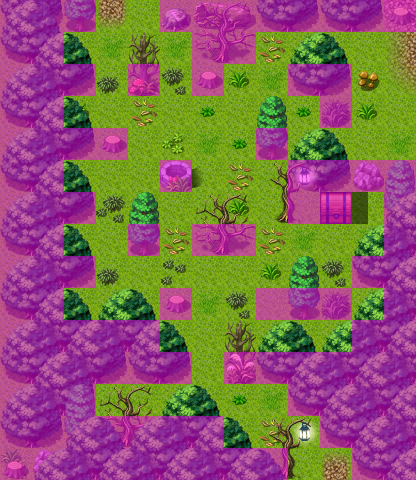

Tiled map render using the project's own tile images. Description and the map definition, with tile-layer contents summarised, below:
An orthogonal 13x15 tile map with 32x32 px tiles, 4 tile layers (Ground, Objects, Above, Walkable), 2 hidden layers not drawn, 16 tilesets and 7 objects (3x mapchange, 2x spawn, script, replace).

<map version="1.0" orientation="orthogonal" width="13" height="15" tilewidth="32" tileheight="32">
    <properties>
        <property name="outdoors" value="1" />
    </properties>
    <tileset firstgid="1" name="map_6" tilewidth="32" tileheight="32">
        <image source="../drawable/map_6.png" width="256" height="256" />
    </tileset>
    <tileset firstgid="65" name="map_16" tilewidth="32" tileheight="32">
        <image source="../drawable/map_16.png" width="256" height="256" />
    </tileset>
    <tileset firstgid="129" name="map_29" tilewidth="32" tileheight="32">
        <image source="../drawable/map_29.png" width="256" height="256" />
    </tileset>
    <tileset firstgid="193" name="map_17" tilewidth="32" tileheight="32">
        <image source="../drawable/map_17.png" width="256" height="256" />
    </tileset>
    <tileset firstgid="257" name="map_19" tilewidth="32" tileheight="32">
        <image source="../drawable/map_19.png" width="256" height="256" />
    </tileset>
    <tileset firstgid="321" name="map_4" tilewidth="32" tileheight="32">
        <image source="../drawable/map_4.png" width="256" height="256" />
    </tileset>
    <tileset firstgid="385" name="map_1" tilewidth="32" tileheight="32">
        <image source="../drawable/map_1.png" width="256" height="256" />
    </tileset>
    <tileset firstgid="449" name="map_10" tilewidth="32" tileheight="32">
        <image source="../drawable/map_10.png" width="256" height="256" />
    </tileset>
    <tileset firstgid="513" name="map_7" tilewidth="32" tileheight="32">
        <image source="../drawable/map_7.png" width="256" height="256" />
    </tileset>
    <tileset firstgid="577" name="map_28" tilewidth="32" tileheight="32">
        <image source="../drawable/map_28.png" width="256" height="256" />
    </tileset>
    <tileset firstgid="641" name="map_5" tilewidth="32" tileheight="32">
        <image source="../drawable/map_5.png" width="256" height="256" />
    </tileset>
    <tileset firstgid="705" name="map_23" tilewidth="32" tileheight="32">
        <image source="../drawable/map_23.png" width="256" height="256" />
    </tileset>
    <tileset firstgid="769" name="map_0" tilewidth="32" tileheight="32">
        <image source="../drawable/map_0.png" width="256" height="256" />
    </tileset>
    <tileset firstgid="833" name="map_20" tilewidth="32" tileheight="32">
        <image source="../drawable/map_20.png" width="256" height="256" />
    </tileset>
    <tileset firstgid="897" name="map_3" tilewidth="32" tileheight="32">
        <image source="../drawable/map_3.png" width="256" height="256" />
    </tileset>
    <tileset firstgid="961" name="map_2" tilewidth="32" tileheight="32">
        <image source="../drawable/map_2.png" width="256" height="256" />
    </tileset>
    <layer name="Ground" width="13" height="15">
        <data>[195 cells, 195 non-empty, 1 distinct tile ids]</data>
    </layer>
    <layer name="Objects" width="13" height="15">
        <data>[195 cells, 144 non-empty, 36 distinct tile ids]</data>
    </layer>
    <layer name="Object2" width="13" height="15" visible="0">
        <data>[195 cells, 1 non-empty, 1 distinct tile ids]</data>
    </layer>
    <layer name="Above" width="13" height="15">
        <data>[195 cells, 55 non-empty, 12 distinct tile ids]</data>
    </layer>
    <layer name="Above2" width="13" height="15" visible="0">
        <data>[195 cells, 1 non-empty, 1 distinct tile ids]</data>
    </layer>
    <layer name="Walkable" width="13" height="15">
        <data>[195 cells, 108 non-empty, 1 distinct tile ids]</data>
    </layer>
    <objectgroup name="Mapevents">
        <object name="north" type="mapchange" x="96" y="0" width="64" height="32">
            <properties>
                <property name="map" value="waterway2" />
                <property name="place" value="south2" />
            </properties>
        </object>
        <object name="south" type="mapchange" x="288" y="448" width="64" height="32">
            <properties>
                <property name="map" value="graveyard1" />
                <property name="place" value="north" />
            </properties>
        </object>
        <object name="east" type="mapchange" x="384" y="32" width="32" height="128">
            <properties>
                <property name="map" value="waterway4" />
                <property name="place" value="west2" />
            </properties>
        </object>
        <object name="graveyard_quest_begin" type="script" x="288" y="192" width="96" height="64">
            <properties>
                <property name="when" value="enter" />
            </properties>
        </object>
    </objectgroup>
    <objectgroup name="Spawn">
        <object name="graveyard_traveler" type="spawn" x="128" y="128" width="32" height="32">
            <properties>
                <property name="spawngroup" value="graveyard_traveler" />
            </properties>
        </object>
        <object name="graveyard_corpse2" type="spawn" x="192" y="352" width="32" height="32">
            <properties>
                <property name="spawngroup" value="graveyard_corpse3" />
            </properties>
        </object>
    </objectgroup>
    <objectgroup name="Keys" />
    <objectgroup name="Replace" visible="0">
        <object name="graveyard_quest:80" type="replace" x="320" y="192" width="64" height="32">
            <properties>
                <property name="Above" value="Above2" />
                <property name="Objects" value="Object2" />
            </properties>
        </object>
    </objectgroup>
</map>
